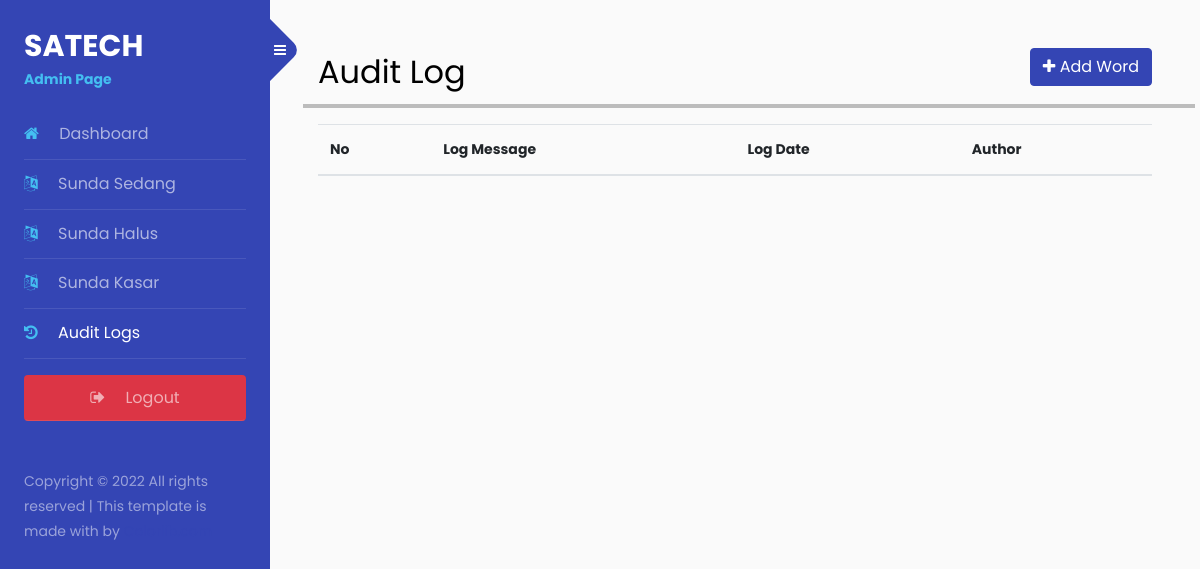
/admin/logs.php, run on an earlier commit of the app's database.
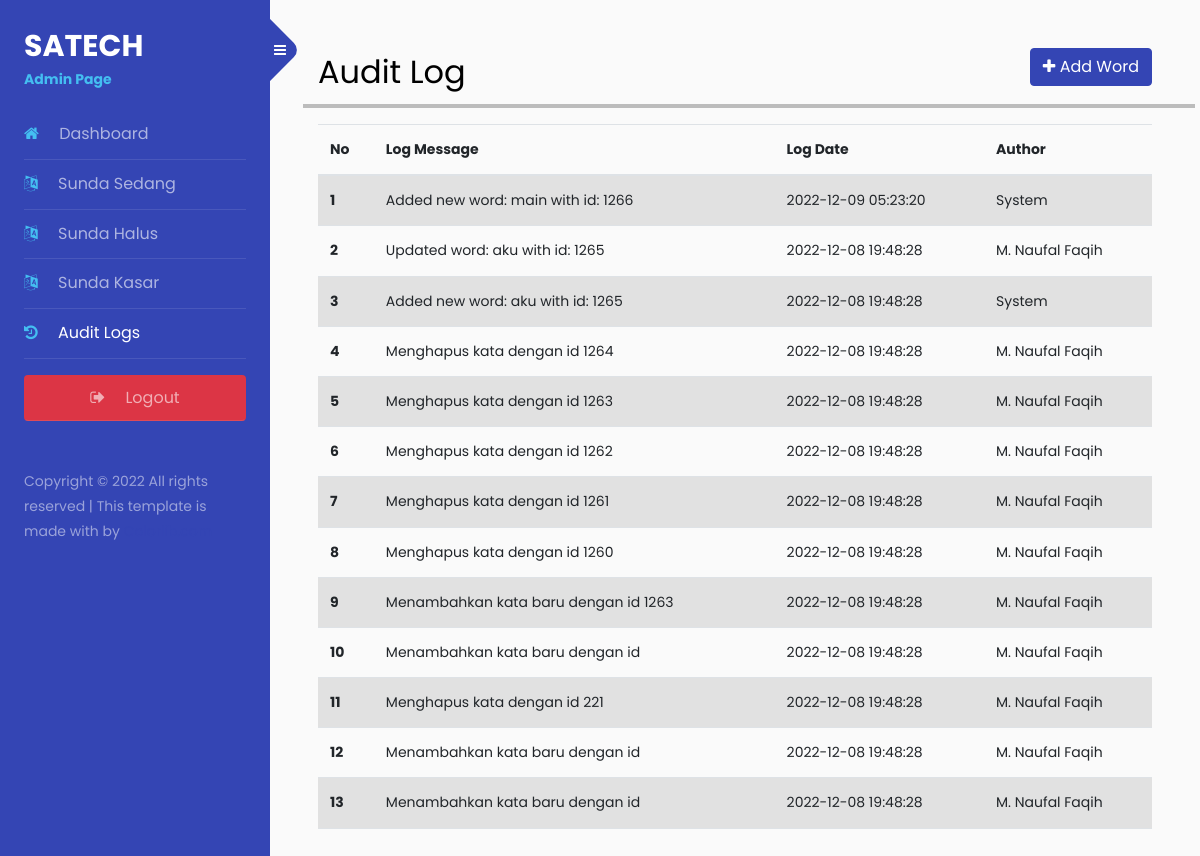
And on a later commit of the database.
### tables this page shows
CREATE TABLE `log` (
  `id` int(11) NOT NULL,
  `message` text NOT NULL,
  `author_id` int(11) NOT NULL DEFAULT 2,
  `audit_date` datetime NOT NULL DEFAULT current_timestamp()
);

### database/database.php (called while the page is built, shortened)
<?php
class Database
{
    public function __construct()
    {
        $this->db = new mysqli(DB_HOST, DB_USER, DB_PASS, DB_NAME);
    }
}

### controllers/controllers.php (called while the page is built, shortened)
<?php
class Controller extends Database
{
    function getLogs()
    {
        $query = "SELECT log.*, admin.name FROM log LEFT JOIN admin ON log.author_id = admin.id ORDER BY log.id DESC";
        $stmt = $this->db->prepare($query);
        $stmt->execute();
        $result = $stmt->get_result();
        $row = $result->fetch_all(MYSQLI_ASSOC);
        return $row;
    }
}

### public/admin/logs.php (the view, shortened to what this page needs)
<?php
require_once '../../database/database.php';
require_once "../../controllers/controllers.php";
$controller = new Controller();
$logs = $controller->getLogs();
?>
<!doctype html>
<html lang="en">
<head>
    <link rel="stylesheet" href="https://stackpath.bootstrapcdn.com/font-awesome/4.7.0/css/font-awesome.min.css">
    <link href="https://cdn.jsdelivr.net/npm/bootstrap@5.2.2/dist/css/bootstrap.min.css" rel="stylesheet">
    <link rel="stylesheet" href="/assets/css/style.css">
</head>
<body>
    <div class="wrapper d-flex align-items-stretch">
        <?php $page = "logs";
        include 'partials/sidebar.php';
        ?>
        <div id="content" class="p-4 p-md-5 pt-5">
            <div class="row">
                <div class="col-lg-12">
                    <h2>
                        Audit Log
                        <button data-bs-toggle="modal" data-bs-target="#staticBackdrop"
                            class="btn btn-primary float-end add"><i class="fa fa-plus"></i> Add
                            Word</button>
                    </h2>
                </div>
                <hr style="border: 2px solid black;">
                <div class="col-lg-12">
                    <table class="table table-striped table-hover">
                        <thead>
                            <tr>
                                <th scope="col">No</th>
                                <th scope="col">Log Message</th>
                                <th scope="col">Log Date</th>
                                <th scope="col">Author</th>
                            </tr>
                        </thead>
                        <tbody>
                            <?php
                            $no = 1;
                            foreach ($logs as $log):
                            ?>
                            <tr>
                                <th scope="row">
                                    <?= $no++ ?>
                                </th>
                                <td>
                                    <?= $log['message'] ?>
                                </td>
                                <td>
                                    <?= $log['audit_date'] ?>
                                </td>
                                <td>
                                    <?= $log['name'] ?>
                                </td>
                            </tr>
                            <?php endforeach; ?>
                        </tbody>
                </div>
            </div>
        </div>
    </div>
</body>
</html>

### public/admin/partials/sidebar.php (shortened to what this page needs)
<nav id="sidebar">
    <div class="custom-menu">
        <button type="button" id="sidebarCollapse" class="btn btn-primary">
            <i class="fa fa-bars"></i>
        </button>
    </div>
    <div class="p-4">
        <h1><a href="/" class="logo">SATECH <span>Admin Page</span></a></h1>
        <ul class="list-unstyled components mb-5">
            <li class="<?php echo $page == 'dashboard' ? 'active' : '' ?>">
                <a href="/admin/"><span class="fa fa-home mr-3"></span> Dashboard</a>
            </li>
            <li class="<?php echo $page == 'translate-2' ? 'active' : '' ?>">
                <a href="/admin/word.php/?type=is"><span class="fa fa-language mr-3"></span> Sunda Sedang</a>
            </li>
            <li class="<?php echo $page == 'translate-3' ? 'active' : '' ?>">
                <a href="/admin/word.php/?type=ish"><span class="fa fa-language mr-3"></span> Sunda Halus</a>
            </li>
            <li class="<?php echo $page == 'translate-4' ? 'active' : '' ?>">
                <a href="/admin/word.php/?type=isk"><span class="fa fa-language mr-3"></span> Sunda Kasar</a>
            </li>
            <li class="<?php echo $page == 'logs' ? 'active' : '' ?>">
                <a href="/admin/logs"><span class="fa fa-history mr-3"></span> Audit Logs</a>
            </li>
            <li>
                <a href="/admin/logout.php" class="btn btn-danger mt-3"><i class="fa fa-sign-out mr-3"></i> Logout</a>
            </li>
        </ul>
        <div class="footer">
            <p>
                Copyright &copy;
                <script>document.write(new Date().getFullYear());</script> All rights reserved | This template is made
                with
                <i class="icon-heart" aria-hidden="true"></i> by <a href="https://colorlib.com"
                    target="_blank">Colorlib.com</a>
            </p>
        </div>
    </div>
</nav>

What changed in the data, as far as the page shows it:
added log: message "Added new word: main with id: 1266", audit_date "2022-12-09 05:23:20", author.name "System"
added log: message "Updated word: aku with id: 1265", audit_date "2022-12-08 19:48:28", author.name "M. Naufal Faqih"
added log: message "Added new word: aku with id: 1265", audit_date "2022-12-08 19:48:28", author.name "System"
added log: message "Menghapus kata dengan id 1264", audit_date "2022-12-08 19:48:28", author.name "M. Naufal Faqih"
added log: message "Menghapus kata dengan id 1263", audit_date "2022-12-08 19:48:28", author.name "M. Naufal Faqih"
added log: message "Menghapus kata dengan id 1262", audit_date "2022-12-08 19:48:28", author.name "M. Naufal Faqih"
added log: message "Menghapus kata dengan id 1261", audit_date "2022-12-08 19:48:28", author.name "M. Naufal Faqih"
added log: message "Menghapus kata dengan id 1260", audit_date "2022-12-08 19:48:28", author.name "M. Naufal Faqih"
added log: message "Menambahkan kata baru dengan id 1263", audit_date "2022-12-08 19:48:28", author.name "M. Naufal Faqih"
added log: message "Menambahkan kata baru dengan id", audit_date "2022-12-08 19:48:28", author.name "M. Naufal Faqih"
added log: message "Menghapus kata dengan id 221", audit_date "2022-12-08 19:48:28", author.name "M. Naufal Faqih"
added log: message "Menambahkan kata baru dengan id", audit_date "2022-12-08 19:48:28", author.name "M. Naufal Faqih"
added log: message "Menambahkan kata baru dengan id", audit_date "2022-12-08 19:48:28", author.name "M. Naufal Faqih"
